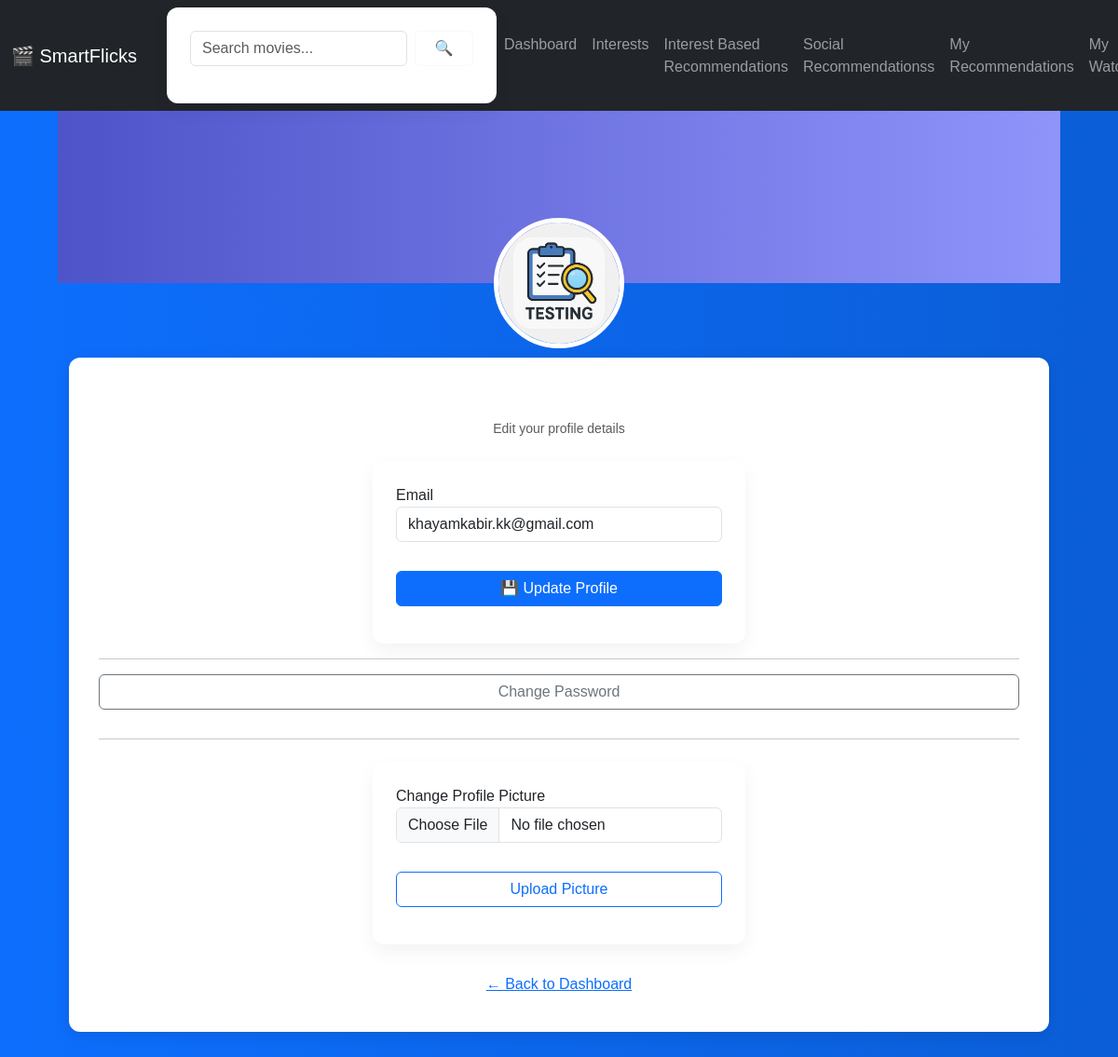
/profile (signed in), run on the app's committed database.
### tables this page shows
CREATE TABLE users (
            id INTEGER PRIMARY KEY AUTOINCREMENT,
            username TEXT UNIQUE,
            password TEXT,
            email TEXT,
            profile_pic TEXT DEFAULT ''
        );

### app.py (the view, shortened to what this page needs)
@app.route('/profile', methods=['GET', 'POST'])
def profile():
    if 'user_id' not in session:
        return redirect('/login')
    conn = get_db()
    user_id = session['user_id']
    user = conn.execute('SELECT * FROM users WHERE id = ?', (user_id,)).fetchone()
    conn.close()
    return render_template('profile.html', user=user)

### app.py (called while the page is built)
def get_db():
    conn = sqlite3.connect('database.db')
    conn.row_factory = sqlite3.Row
    return conn

### templates/profile.html (shortened to what this page needs)
{% extends "base.html" %}
{% block content %}
<div class="cover-photo position-relative">
    {% set pic = user['profile_pic'] if user['profile_pic'] else 'default.jpg' %}
    <img src="{{ url_for('static', filename='uploads/' ~ pic) }}" alt="Profile Picture" class="profile-pic">
</div>
<div class="container">
    <div class="profile-content text-center">
        <h3 class="mb-0">{{ user['username'] }}</h3>
        <small class="text-muted mb-4 d-block">Edit your profile details</small>
        <form method="POST" action="/profile" class="text-start">
            <label>Email</label>
            <input type="email" name="email" class="form-control" value="{{ user['email'] or '' }}" placeholder="Enter your email">
            <button type="submit" class="btn btn-primary w-100 mt-3">💾 Update Profile</button>
        </form>
        <hr>
        <div class="text-start">
            <button class="btn btn-outline-secondary w-100" onclick="togglePasswordForm()">Change Password</button>
        </div>
        <hr>
        <form method="POST" action="/upload_profile_pic" enctype="multipart/form-data" class="text-start mt-4">
            <label>Change Profile Picture</label>
            <input type="file" name="profile_pic" class="form-control" required>
            <button type="submit" class="btn btn-outline-primary w-100 mt-3">Upload Picture</button>
        </form>
        <div class="text-center mt-4">
            <a href="/dashboard" class="btn btn-link">← Back to Dashboard</a>
        </div>
    </div>
</div>
{% endblock %}

### static/style.css (style rules this page uses)
* { margin: 0; padding: 0; box-sizing: border-box; }
body { font-family: 'Poppins', Arial, sans-serif; background: linear-gradient(to right, #0d6efd, #0b5ed7); min-height: 100vh; padding: 40px; color: #212529; }
h2, h3 { color: #ffffff; margin-bottom: 20px; text-align: center; }
form { background: #ffffff; padding: 25px; border-radius: 12px; width: 100%; max-width: 400px; margin: auto; box-shadow: 0 8px 20px rgba(0, 0, 0, 0.05); }
input, button, select, textarea { width: 100%; padding: 10px 15px; margin-bottom: 15px; border: 1px solid #ced4da; border-radius: 8px; font-size: 16px; transition: all 0.3s ease; }
button { background-color: #0d6efd; color: white; font-weight: 500; border: none; cursor: pointer; transition: background-color 0.3s; }
a { color: #ffffff; text-decoration: none; transition: color 0.3s; }
.container { max-width: 1100px; margin: auto; }

### templates/base.html (style rules this page uses)
body { background-color: #f8f9fa; padding-top: 80px; }

### templates/profile.html (style rules this page uses)
.cover-photo { background: linear-gradient(to right, #4e54c8, #8f94fb); height: 200px; position: relative; }
.profile-pic { width: 140px; height: 140px; object-fit: cover; border-radius: 50%; border: 5px solid white; position: absolute; bottom: -70px; left: 50%; transform: translateX(-50%); }
.profile-content { background: white; padding: 2rem; border-radius: 12px; box-shadow: 0 4px 15px rgba(0,0,0,0.1); margin-top: 80px; }

### data on the page
users: profile_pic (picture), email "khayamkabir.kk@gmail.com"
